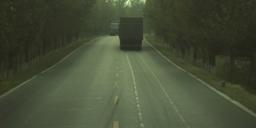
#> input picture Custom_dataset/OpenCV_test/image/11 (10).jpg, 256 x 128 px, found by its file name; its folder holds only this picture in this run
$ python Convert_binary_tvt.py   (older library calls are emulated)
#> lines starting #> are read from the running program, lines starting #| are printed output that depends on the picture; after the words box and inside, x2 and y2 are one past the last pixel; in counts of white or black regions, pixels touching at a corner belong together
#> in main, original_frame is the input picture: shape (128, 256, 3); mean B, G, R 55.3, 77.5, 69.8
### srip2022-simulator/edge_detection.py
# -*- coding: utf-8 -*-
"""
Created on Sun Apr 24 00:06:29 2022

@author: muskr
"""

import cv2 # Import the OpenCV library to enable computer vision
import numpy as np # Import the NumPy scientific computing library

# Author: Addison Sears-Collins
# https://automaticaddison.com
# Description: A collection of methods to detect help with edge detection

def binary_array(array, thresh, value=0):
  """
  Return a 2D binary array (mask) in which all pixels are either 0 or 1

  :param array: NumPy 2D array that we want to convert to binary values
  :param thresh: Values used for thresholding (inclusive)
  :param value: Output value when between the supplied threshold
  :return: Binary 2D array...
           number of rows x number of columns =
           number of pixels from top to bottom x number of pixels from
             left to right
  """
  if value == 0:
    # Create an array of ones with the same shape and type as
    # the input 2D array.
    binary = np.ones_like(array)

  else:
    # Creates an array of zeros with the same shape and type as
    # the input 2D array.
    binary = np.zeros_like(array)
    value = 1

  # If value == 0, make all values in binary equal to 0 if the
  # corresponding value in the input array is between the threshold
  # (inclusive). Otherwise, the value remains as 1. Therefore, the pixels
  # with the high Sobel derivative values (i.e. sharp pixel intensity
  # discontinuities) will have 0 in the corresponding cell of binary.
  binary[(array >= thresh[0]) & (array <= thresh[1])] = value

  return binary

def blur_gaussian(channel, ksize=3):
  """
  Implementation for Gaussian blur to reduce noise and detail in the image

  :param image: 2D or 3D array to be blurred
  :param ksize: Size of the small matrix (i.e. kernel) used to blur
                i.e. number of rows and number of columns
  :return: Blurred 2D image
  """
  return cv2.GaussianBlur(channel, (ksize, ksize), 0)

def mag_thresh(image, sobel_kernel=3, thresh=(0, 255)):
  """
  Implementation of Sobel edge detection

  :param image: 2D or 3D array to be blurred
  :param sobel_kernel: Size of the small matrix (i.e. kernel)
                       i.e. number of rows and columns
  :return: Binary (black and white) 2D mask image
  """
  # Get the magnitude of the edges that are vertically aligned on the image
  sobelx = np.absolute(sobel(image, orient='x', sobel_kernel=sobel_kernel))

  # Get the magnitude of the edges that are horizontally aligned on the image
  sobely = np.absolute(sobel(image, orient='y', sobel_kernel=sobel_kernel))

  # Find areas of the image that have the strongest pixel intensity changes
  # in both the x and y directions. These have the strongest gradients and
  # represent the strongest edges in the image (i.e. potential lane lines)
  # mag is a 2D array .. number of rows x number of columns = number of pixels
  # from top to bottom x number of pixels from left to right
  mag = np.sqrt(sobelx ** 2 + sobely ** 2)

  # Return a 2D array that contains 0s and 1s
  return binary_array(mag, thresh)

def sobel(img_channel, orient='x', sobel_kernel=3):
  """
  Find edges that are aligned vertically and horizontally on the image

  :param img_channel: Channel from an image
  :param orient: Across which axis of the image are we detecting edges?
  :sobel_kernel: No. of rows and columns of the kernel (i.e. 3x3 small matrix)
  :return: Image with Sobel edge detection applied
  """
  # cv2.Sobel(input image, data type, prder of the derivative x, order of the
  # derivative y, small matrix used to calculate the derivative)
  if orient == 'x':
    # Will detect differences in pixel intensities going from
        # left to right on the image (i.e. edges that are vertically aligned)
    sobel = cv2.Sobel(img_channel, cv2.CV_64F, 1, 0, sobel_kernel)
  if orient == 'y':
    # Will detect differences in pixel intensities going from
    # top to bottom on the image (i.e. edges that are horizontally aligned)
    sobel = cv2.Sobel(img_channel, cv2.CV_64F, 0, 1, sobel_kernel)

  return sobel

def threshold(channel, thresh=(128,255), thresh_type=cv2.THRESH_BINARY):
  """
  Apply a threshold to the input channel

  :param channel: 2D array of the channel data of an image/video frame
  :param thresh: 2D tuple of min and max threshold values
  :param thresh_type: The technique of the threshold to apply
  :return: Two outputs are returned:
             ret: Threshold that was used
             thresholded_image: 2D thresholded data.
  """
  # If pixel intensity is greater than thresh[0], make that value
  # white (255), else set it to black (0)
  return cv2.threshold(channel, thresh[0], thresh[1], thresh_type)

### Custom_dataset/custom_dataset_code/Convert_binary_tvt.py
# -*- coding: utf-8 -*-
"""
Created on Wed May 25 15:52:21 2022

@author: muskr
"""
import cv2 # Import the OpenCV library to enable computer vision
import numpy as np # Import the NumPy scientific computing library
import edge_detection as edge # Handles the detection of lane lines
import matplotlib.pyplot as plt # Used for plotting and error checking
import os
import shutil
import timeit


def remove_isolated_pixels(image, cluster_size):
    connectivity = 8

    output = cv2.connectedComponentsWithStats(image, connectivity, cv2.CV_32S)

    num_stats = output[0]
    labels = output[1]
    stats = output[2]

    new_image = image.copy()


    for label in range(num_stats):
        if stats[label,cv2.CC_STAT_AREA] <= cluster_size:
            new_image[labels == label] = 0


    return new_image


def get_line_markings(frame):
    """
    Isolates lane lines.

      :param frame: The camera frame that contains the lanes we want to detect
    :return: Binary (i.e. black and white) image containing the lane lines.
    """

    #convert to YUV space
    frame = cv2.cvtColor(frame, cv2.COLOR_BGR2YUV)
#> frame: shape (128, 256, 3); mean of channels 0, 1, 2 72.6, 119.5, 125.4

    # equalize the histogram of the Y channel
    frame[:,:,0] = cv2.equalizeHist(frame[:,:,0])
#> frame: shape (128, 256, 3); mean of channels 0, 1, 2 129.2, 119.5, 125.4

    #convert back to bgr
    frame = cv2.cvtColor(frame, cv2.COLOR_YUV2BGR)
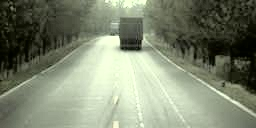
#> frame: shape (128, 256, 3); mean B, G, R 112.4, 133.8, 126.2


    # color space to HLS (hue, saturation, lightness).
    hls = cv2.cvtColor(frame, cv2.COLOR_BGR2HLS)
#> hls: shape (128, 256, 3); mean of channels 0, 1, 2 40, 123.3, 71.2


    # hls_avg = np.average(np.average(hls, axis = 0), axis = 0)
    # hls_diff = hls_avg - ideal_hls

    # hls = hls-hls_diff
    # print(hls.shape)

    #print(np.average(np.average(hls, axis = 0), axis = 0))

    ################### Isolate possible lane line edges ######################

    # Perform Sobel edge detection on the L (lightness) channel of
    # the image to detect sharp discontinuities in the pixel intensities
    # along the x and y axis of the video frame.
    # sxbinary is a matrix full of 0s (black) and 255 (white) intensity values
    # Relatively light pixels get made white. Dark pixels get made black.
    _, sxbinary = edge.threshold(hls[:, :, 1], thresh=(200, 240))
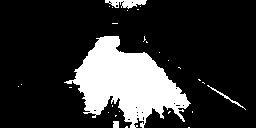
#> sxbinary: shape (128, 256); values 0 (black) and 240 (white), 19.3% white; 28 white regions (24 under 20 px), largest, box (x1, y1, x2, y2) and area: (64, 36, 191, 128) 5930, (105, 0, 147, 9) 226, (207, 85, 246, 110) 81, (113, 121, 119, 128) 41


    sxbinary = edge.blur_gaussian(sxbinary, ksize=3) # Reduce noise

    # 1s will be in the cells with the highest Sobel derivative values
    # (i.e. strongest lane line edges)
    sxbinary = edge.mag_thresh(sxbinary, sobel_kernel=3, thresh=(200, 255))
#> call 2 of sobel, with orient = 'y', sobel_kernel = 3
#> in sobel (call 2), `sobel = cv2.Sobel(img_channel, cv2.CV_64F, 0, 1, sobel_kernel)`:
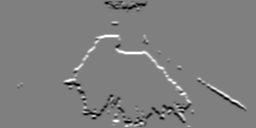
#> sobel: shape (128, 256) float64; min -720, max 720, mean -1.2; drawn with min black and max white
#> in mag_thresh, `return binary_array(mag, thresh)`:
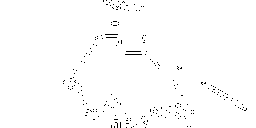
#> returned value: shape (128, 256) float64; values 0 (black) and 1 (white), 99% white; black in thin lines or dots, all inside (x1, y1, x2, y2) = (63, 0, 247, 128)

    ######################## Isolate possible lane lines ######################

    # Perform binary thresholding on the S (saturation) channel
    # of the video frame. A high saturation value means the hue color is pure.
    # We expect lane lines to be nice, pure colors (i.e. solid white, yellow)
    # and have high saturation channel values.
    # s_binary is matrix full of 0s (black) and 255 (white) intensity values
    # White in the regions with the purest hue colors (e.g. >80...play with
    # this value for best results).
    s_channel = hls[:, :, 2] # use only the saturation channel data
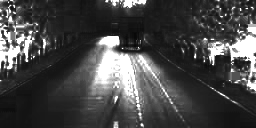
#> s_channel: shape (128, 256); min 8, max 255, mean 71.2
    _, s_binary = edge.threshold(s_channel, (120, 255))
#> s_binary: shape (128, 256); 16.6% white; 101 white regions (92 under 20 px), largest, box (x1, y1, x2, y2) and area: (90, 36, 173, 120) 3007, (208, 21, 256, 93) 1083, (0, 23, 35, 69) 709

    # Perform binary thresholding on the R (red) channel of the
        # original BGR video frame.
    # r_thresh is a matrix full of 0s (black) and 255 (white) intensity values
    # White in the regions with the richest red channel values (e.g. >120).
    # Remember, pure white is bgr(255, 255, 255).
    # Pure yellow is bgr(0, 255, 255). Both have high red channel values.
    _, r_thresh = edge.threshold(frame[:, :, 2], thresh=(150, 255))
#> r_thresh: shape (128, 256); 39.7% white; 24 white regions (18 under 20 px), largest, box (x1, y1, x2, y2) and area: (37, 35, 256, 128) 11871, (93, 0, 153, 19) 795, (142, 33, 154, 48) 117, (0, 76, 36, 98) 81, (110, 20, 120, 29) 62, (60, 48, 79, 62) 33

    # Lane lines should be pure in color and have high red channel values
    # Bitwise AND operation to reduce noise and black-out any pixels that
    # don't appear to be nice, pure, solid colors (like white or yellow lane
    # lines.)
    rs_binary = cv2.bitwise_and(s_binary, r_thresh)
#> rs_binary: shape (128, 256); 10% white; 21 white regions (16 under 20 px), largest, box (x1, y1, x2, y2) and area: (90, 36, 173, 120) 3007, (122, 0, 147, 8) 128, (110, 0, 119, 6) 34, (113, 121, 118, 128) 26, (217, 91, 229, 99) 20

    ### Combine the possible lane lines with the possible lane line edges #####
    # If you show rs_binary visually, you'll see that it is not that different
    # from this return value. The edges of lane lines are thin lines of pixels.
    lane_line_markings = cv2.bitwise_or(rs_binary, sxbinary.astype(
                              np.uint8))

    #cv2.imshow('test', lane_line_markings)

    # Display the window until any key is pressed
    #cv2.waitKey(0)

    # Close all windows
    #cv2.destroyAllWindows()

    kernel = np.array([ [1, 1, 1],
                    [1, 1, 1],
                    [1, 1, 1]],np.uint8)

    #lane_lines_markings = cv2.dilate(lane_line_markings, kernel)

    lane_line_markings = cv2.morphologyEx(lane_line_markings, cv2.MORPH_CLOSE, kernel)
#> lane_line_markings: shape (128, 256); values 1 (black) and 255 (white), 10.7% white; 13 white regions (9 under 20 px), largest, box (x1, y1, x2, y2) and area: (90, 36, 173, 120) 3217, (105, 0, 147, 8) 200, (113, 121, 118, 128) 26, (217, 91, 229, 99) 20

    lane_line_markings[lane_line_markings == 1] = 0


    lane_line_markings = remove_isolated_pixels(lane_line_markings, cluster_size = 10)
#> in remove_isolated_pixels, `num_stats = output[0]`: num_stats = 14
#> in remove_isolated_pixels, `labels = output[1]`:
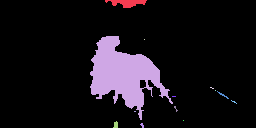
#> labels: shape (128, 256) int32; 14 distinct labels, from 0 to 13; one colour per label, 0 black
#> in remove_isolated_pixels, `stats = output[2]`: stats = 14 rows, first 6: [0, 0, 256, 128, 29264], [105, 0, 42, 8, 200], [90, 36, 83, 84, 3217], [144, 39, 1, 1, 1], [210, 87, 4, 2, 4], [215, 90, 1, 1, 1]


    lane_line_markings[:128//4,:] = 0
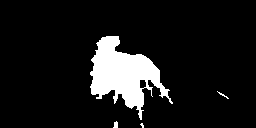
#> lane_line_markings: shape (128, 256); 10% white; 4 white regions (1 under 20 px), largest, box (x1, y1, x2, y2) and area: (90, 36, 173, 120) 3217, (113, 121, 118, 128) 26, (217, 91, 229, 99) 20


    return lane_line_markings

def main():

    start_path = r"./OpenCV_test/image/"
    end_path = './OpenCV_test/output/'
    count = 0

    start = timeit.default_timer()

    for file_name in os.listdir(start_path):
            original_frame = cv2.imread(start_path + file_name)
            lane_line_markings = get_line_markings(original_frame)
            #cv2.imwrite(end_path + file_name, lane_line_markings)
    stop = timeit.default_timer()
    print('Time', stop-start)

main()

$ run again, on Custom_dataset/OpenCV_test/image/9 (3).jpg
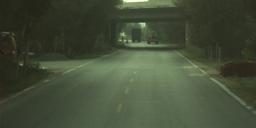
#> input picture Custom_dataset/OpenCV_test/image/9 (3).jpg, 256 x 128 px, found by its file name
#> in main, original_frame is the input picture: shape (128, 256, 3); mean B, G, R 56.6, 77.4, 68.2
#> hls: shape (128, 256, 3); mean of channels 0, 1, 2 42.5, 124.2, 69.6
#> sxbinary: shape (128, 256); values 0 (black) and 240 (white), 19.6% white; 19 white regions (12 under 20 px), largest, box (x1, y1, x2, y2) and area: (42, 51, 215, 128) 5615, (117, 0, 175, 9) 408, (123, 39, 167, 47) 168
#> s_binary: shape (128, 256); 16.6% white; 50 white regions (36 under 20 px), largest, box (x1, y1, x2, y2) and area: (62, 52, 207, 88) 2709, (0, 0, 50, 46) 1209, (0, 35, 19, 94) 546
#> r_thresh: shape (128, 256); 39.3% white; 26 white regions (23 under 20 px), largest, box (x1, y1, x2, y2) and area: (39, 49, 252, 128) 11650, (117, 22, 177, 48) 640, (115, 0, 183, 10) 506
#> rs_binary: shape (128, 256); 10% white; 15 white regions (9 under 20 px), largest, box (x1, y1, x2, y2) and area: (62, 52, 207, 88) 2709, (119, 0, 173, 8) 341, (128, 40, 163, 47) 109, (138, 22, 146, 30) 39, (210, 78, 225, 88) 27, (120, 32, 127, 37) 21
#> num_stats = 12
#> in remove_isolated_pixels, `labels = output[1]`:
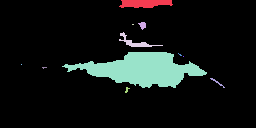
#> labels: shape (128, 256) int32; 12 distinct labels, from 0 to 11; one colour per label, 0 black
#> stats = [[0, 0, 256, 128, 29388], [119, 0, 54, 8, 345], [138, 22, 8, 8, 40], [132, 24, 2, 1, 2], [119, 32, 44, 15, 160], [62, 52, 145, 36, 2778], [178, 53, 4, 3, 5], [183, 56, 1, 1, 1], [21, 64, 1, 1, 1], [42, 67, 5, 2, 6], [210, 78, 15, 10, 27], [125, 87, 5, 6, 15]]
#> in get_line_markings, `lane_line_markings[:128//4,:] = 0`:
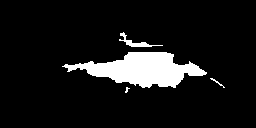
#> lane_line_markings: shape (128, 256); 9.1% white; 4 white regions (1 under 20 px), largest, box (x1, y1, x2, y2) and area: (62, 52, 207, 88) 2778, (119, 32, 163, 47) 160, (210, 78, 225, 88) 27

$ run again, on Custom_dataset/OpenCV_test/image/2 (6).jpg
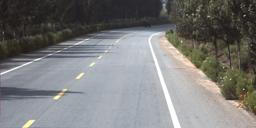
#> input picture Custom_dataset/OpenCV_test/image/2 (6).jpg, 256 x 128 px, found by its file name
#> in main, original_frame is the input picture: shape (128, 256, 3); mean B, G, R 121.6, 122.4, 122.3
#> hls: shape (128, 256, 3); mean of channels 0, 1, 2 70.6, 128.2, 43
#> sxbinary: shape (128, 256); values 0 (black) and 240 (white), 22.9% white; 73 white regions (65 under 20 px), largest, box (x1, y1, x2, y2) and area: (75, 32, 236, 128) 6841, (214, 94, 239, 118) 163, (104, 94, 121, 111) 79
#> s_binary: shape (128, 256); 7.7% white; 168 white regions (152 under 20 px), largest, box (x1, y1, x2, y2) and area: (122, 32, 181, 128) 794, (159, 37, 220, 94) 689, (3, 20, 21, 30) 73
#> r_thresh: shape (128, 256); 39.5% white; 38 white regions (35 under 20 px), largest, box (x1, y1, x2, y2) and area: (21, 31, 256, 128) 12726, (0, 58, 42, 75) 86, (63, 39, 90, 45) 52
#> rs_binary: shape (128, 256); 5.4% white; 39 white regions (32 under 20 px), largest, box (x1, y1, x2, y2) and area: (122, 32, 181, 128) 794, (159, 37, 220, 94) 689, (22, 120, 35, 128) 48
#> num_stats = 32
#> in remove_isolated_pixels, `labels = output[1]`:
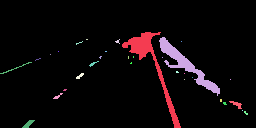
#> labels: shape (128, 256) int32; 32 distinct labels, from 0 to 31; one colour per label, 0 black
#> stats = 32 rows, first 6: [0, 0, 256, 128, 30898], [122, 32, 59, 96, 848], [159, 37, 61, 59, 738], [86, 39, 2, 1, 2], [115, 39, 5, 5, 11], [76, 41, 7, 4, 8]
#> after the loop in remove_isolated_pixels, `for label in range(num_stats):`:
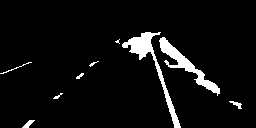
#> new_image: shape (128, 256); 5.5% white; 9 white regions (2 under 20 px), largest, box (x1, y1, x2, y2) and area: (122, 32, 181, 128) 848, (159, 37, 220, 96) 738, (22, 120, 35, 128) 49

$ run again, on Custom_dataset/OpenCV_test/image/7 (5).jpg
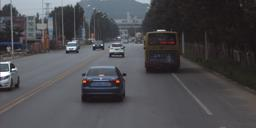
#> input picture Custom_dataset/OpenCV_test/image/7 (5).jpg, 256 x 128 px, found by its file name
#> in main, original_frame is the input picture: shape (128, 256, 3); mean B, G, R 79.8, 76.1, 76.3
#> hls: shape (128, 256, 3); mean of channels 0, 1, 2 100.5, 130.1, 36.3
#> sxbinary: shape (128, 256); values 0 (black) and 240 (white), 22.6% white; 51 white regions (44 under 20 px), largest, box (x1, y1, x2, y2) and area: (0, 29, 145, 107) 4520, (0, 0, 152, 54) 2465, (65, 38, 78, 51) 90
#> s_binary: shape (128, 256); 8.9% white; 120 white regions (101 under 20 px), largest, box (x1, y1, x2, y2) and area: (0, 0, 151, 23) 1575, (105, 39, 136, 52) 159, (239, 25, 256, 52) 152
#> r_thresh: shape (128, 256); 41.5% white; 42 white regions (39 under 20 px), largest, box (x1, y1, x2, y2) and area: (0, 0, 170, 128) 13260, (181, 83, 213, 115) 118, (80, 28, 86, 44) 48
#> rs_binary: shape (128, 256); 7.1% white; 50 white regions (37 under 20 px), largest, box (x1, y1, x2, y2) and area: (0, 0, 151, 23) 1575, (105, 39, 136, 52) 159, (90, 61, 115, 69) 82
#> num_stats = 27
#> labels: shape (128, 256) int32; 27 distinct labels, from 0 to 26
#> stats = 27 rows, first 6: [0, 0, 256, 128, 30109], [0, 0, 151, 35, 1785], [88, 19, 1, 1, 1], [30, 20, 1, 2, 2], [83, 29, 1, 7, 7], [37, 31, 1, 1, 1]
#> in get_line_markings, `lane_line_markings[:128//4,:] = 0`:
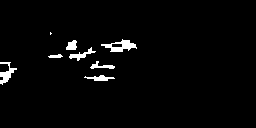
#> lane_line_markings: shape (128, 256); 2.5% white; 8 white regions (1 under 20 px), largest, box (x1, y1, x2, y2) and area: (101, 39, 137, 52) 220, (0, 62, 17, 85) 160, (69, 47, 96, 61) 115
